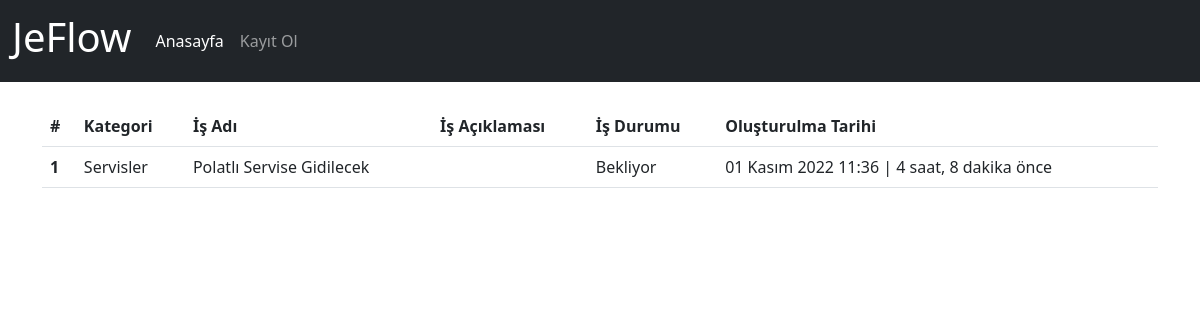
Page /process/ on the committed database.
### app/models.py (models this page shows, shortened)
class Process(models.Model):
    category=models.ForeignKey(Category,on_delete=models.CASCADE,verbose_name='Kategori')
    name=models.CharField(max_length=500,verbose_name='İş Akış Adı')
    description=models.TextField(verbose_name='İş Akış Açıklaması', blank=True, null=True)
    state=models.CharField(max_length=100,verbose_name='Durumu', blank=True, null=True)
    created_date=models.DateTimeField(auto_now_add=True, verbose_name='Oluşturulma Tarihi')
    class Meta:
        verbose_name="İş Akışı"
        verbose_name_plural='İş Akışları'

class Category(models.Model):
    name=models.CharField(max_length=500,verbose_name='Kategori Adı')
    description=models.TextField(verbose_name='Kategori Açıklaması', blank=True, null=True)
    created_date=models.DateTimeField(auto_now_add=True, verbose_name='Oluşturulma Tarihi')
    def __str__(self):
        return self.name # + ' - ' + self.created_date.strftime("%d.%m.%Y, %H:%M:%S")
    class Meta:
        verbose_name='Kategori'
        verbose_name_plural="Kategoriler"

### app/views.py (the view)
# urls.py: path('process/',views.process,name='process'),
def process(request):
    processes = Process.objects.order_by('created_date')
    context = {
        'processes': processes
    }
    return render(request, 'app/process.html', context)

### templates/app/process.html (shortened to what this page needs)
{% extends 'layout.html' %}
{% load humanize %}
{% block content %}
<div class="row">
    <div class="col-md-12">
        {% if processes %}
        <table class="table table-hover">
            <thead>
                <tr>
                    <th scope="col">#</th>
                    <th scope="col">Kategori</th>
                    <th scope="col">İş Adı</th>
                    <th scope="col">İş Açıklaması</th>
                    <th scope="col">İş Durumu</th>
                    <th scope="col">Oluşturulma Tarihi</th>
                </tr>
            </thead>
            <tbody>
                {% for process in processes %}
                <tr>
                    <th scope="row">{{ process.id }}</th>
                    <td>{{ process.category }}</td>
                    <td>{{ process.name }}</td>
                    <td>{{ process.description }}</td>
                    <td>{{ process.state }}</td>
                    <td>{{ process.created_date }} | {{ process.created_date | timesince}} önce</td>
                </tr>
                {% endfor %}
            </tbody>
        </table>
        {% else %}
        <div class="alert alert-warning">
            <p>İş Akışı bulunamadı.</p>
        </div>
        {% endif %}
    </div>
</div>
{% endblock %}

### rows in the picture
Process: id "1", category "Servisler", name "Polatlı Servise Gidilecek", state "Bekliyor", created_date "01 Kasım 2022 11:36", created_date "4 saat, 8 dakika"
